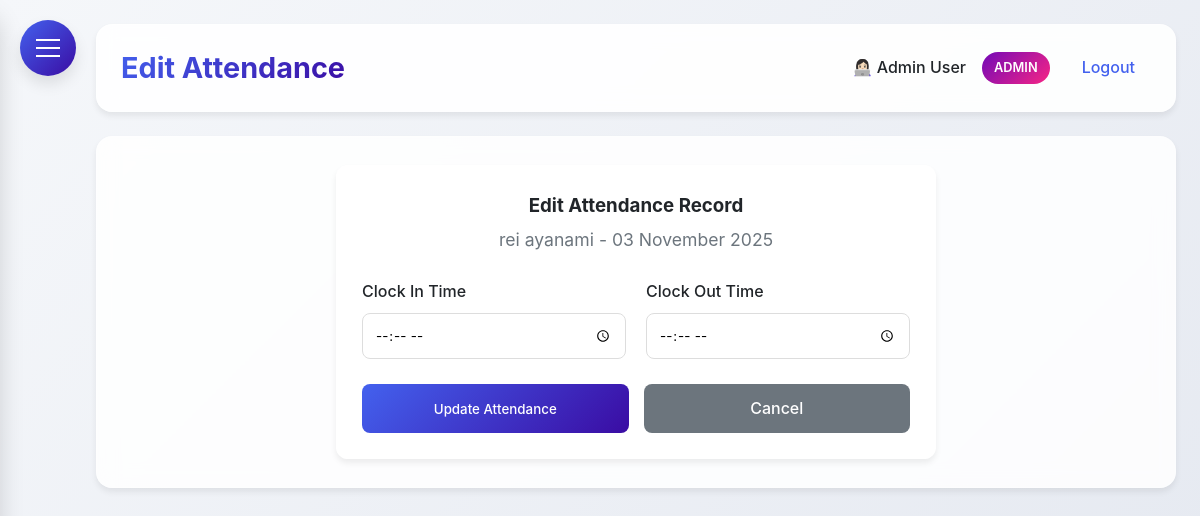
The page /edit_attendance/5/2025-11-03 (signed in) on the database as committed earlier.
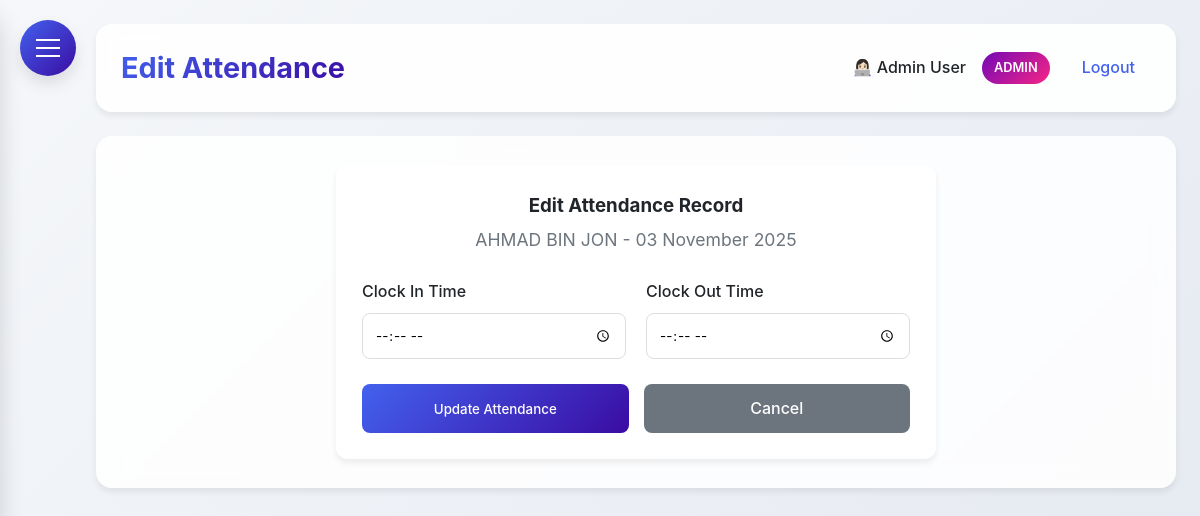
The same page on the database as committed later.
### HerculesSystem.py (models this page shows, shortened)
class Employee(UserMixin, db.Model):
    __tablename__ = 'employee'  # Explicitly set to 'employees'
    id = db.Column(db.Integer, primary_key=True)
    username = db.Column(db.String(80), unique=True, nullable=False)
    password = db.Column(db.String(120), nullable=False)
    full_name = db.Column(db.String(120), nullable=False)
    email = db.Column(db.String(120), unique=True, nullable=False)
    nationality = db.Column(db.String(80), nullable=False)
    employee_id = db.Column(db.String(80), unique=True, nullable=False)
    hire_date = db.Column(db.Date)
    is_admin = db.Column(db.Boolean, default=False)
    user_type = db.Column(db.String(20), default='employee')
    last_clock_in = db.Column(db.DateTime)
    last_clock_out = db.Column(db.DateTime)
    last_lunch_start = db.Column(db.DateTime)
    last_lunch_end = db.Column(db.DateTime)
    date_joined = db.Column(db.Date, nullable=True)  # Date when employee joined the company
    basic_salary = db.Column(db.Numeric(10, 2), nullable=True)  # Basic salary
    leave_balances = db.relationship('LeaveBalance', back_populates='employee', lazy=True)

### HerculesSystem.py (the view, shortened to what this page needs)
@app.route('/edit_attendance/<int:employee_id>/<string:date_str>', methods=['GET', 'POST'])
@login_required
def edit_attendance(employee_id, date_str):
    if current_user.user_type not in ['admin', 'supervisor']:
        flash('You do not have permission to edit attendance.', 'danger')
        return redirect(url_for('reports'))
    try:
        target_date = datetime.strptime(date_str, '%Y-%m-%d').date()
    except ValueError:
        flash('Invalid date format.', 'danger')
        return redirect(url_for('reports'))
    employee = Employee.query.get_or_404(employee_id)
    if current_user.user_type == 'supervisor' and employee.supervisor_id != current_user.id:
        flash('You can only edit attendance for your team members.', 'danger')
        return redirect(url_for('reports'))
    start_datetime = datetime.combine(target_date, time.min)
    end_datetime = datetime.combine(target_date, time.max)
    time_records = TimeTracking.query.filter(
        TimeTracking.employee_id == employee_id,
        TimeTracking.timestamp >= start_datetime,
        TimeTracking.timestamp <= end_datetime
    ).order_by(TimeTracking.timestamp).all()
    clock_in = None
    clock_out = None
    for record in time_records:
        if record.action_type == 'clock_in':
            clock_in = record.timestamp.time().strftime('%H:%M')
        elif record.action_type == 'clock_out':
            clock_out = record.timestamp.time().strftime('%H:%M')
    return render_template('edit_attendance.html',
                         employee=employee,
                         date=target_date,
                         clock_in=clock_in,
                         clock_out=clock_out,
                         time_records=time_records)

### HerculesSystem.py (called while the page is built)
@app.after_request
def add_security_headers(response):
    response.headers['Permissions-Policy'] = 'geolocation=()'
    return response

@login_manager.user_loader
def load_user(user_id):
    return db.session.get(Employee, int(user_id))

@app.context_processor
def inject_now():
    return {'now': datetime.utcnow()}

### templates/edit_attendance.html (shortened to what this page needs)
{% extends "base.html" %}
{% block content %}
<div class="dashboard-container">
    <div class="glass" style="padding: 25px; border-radius: 12px; max-width: 600px; margin: 0 auto;">
        <div style="text-align: center; margin-bottom: 25px;">
            <h3 style="color: var(--dark); margin-bottom: 5px;">Edit Attendance Record</h3>
            <p style="color: var(--gray); font-size: 1.1rem;">
                {{ employee.full_name }} - {{ date.strftime('%d %B %Y') }}
            </p>
        </div>
        <form method="POST">
            <div style="display: grid; grid-template-columns: 1fr 1fr; gap: 20px; margin-bottom: 25px;">
                <div>
                    <label style="display: block; margin-bottom: 8px; font-weight: 500; color: var(--dark);">
                        Clock In Time
                    </label>
                    <input type="time" class="form-control" id="clock_in" name="clock_in"
                           value="{{ clock_in if clock_in else '' }}"
                           style="width: 100%; padding: 12px; border-radius: 8px; border: 1px solid #ddd; background: white;">
                </div>
                <div>
                    <label style="display: block; margin-bottom: 8px; font-weight: 500; color: var(--dark);">
                        Clock Out Time
                    </label>
                    <input type="time" class="form-control" id="clock_out" name="clock_out"
                           value="{{ clock_out if clock_out else '' }}"
                           style="width: 100%; padding: 12px; border-radius: 8px; border: 1px solid #ddd; background: white;">
                </div>
            </div>
            <div style="display: grid; grid-template-columns: 1fr 1fr; gap: 15px;">
                <button type="submit" name="action" value="update"
                        style="background: var(--gradient-primary); color: white; padding: 12px; border: none; border-radius: 8px; cursor: pointer; font-weight: 500; transition: all 0.3s ease;">
                    Update Attendance
                </button>
                {% if time_records %}
                <button type="submit" name="action" value="delete"
                        onclick="return confirm('Are you sure you want to delete all attendance records for {{ employee.full_name }} on {{ date.strftime('%d-%m-%Y') }}?')"
                        style="background: var(--gradient-accent); color: white; padding: 12px; border: none; border-radius: 8px; cursor: pointer; font-weight: 500; transition: all 0.3s ease;">
                    Delete Records
                </button>
                {% else %}
                <a href="{{ url_for('reports') }}"
                   style="background: var(--gray); color: white; padding: 12px; border: none; border-radius: 8px; cursor: pointer; font-weight: 500; text-decoration: none; text-align: center; transition: all 0.3s ease;">
                    Cancel
                </a>
                {% endif %}
            </div>
        </form>
    </div>
</div>
{% endblock %}

Rows that differ between the two databases and show on the page:
changed Employee: full_name "rei ayanami" → "AHMAD BIN JON"
